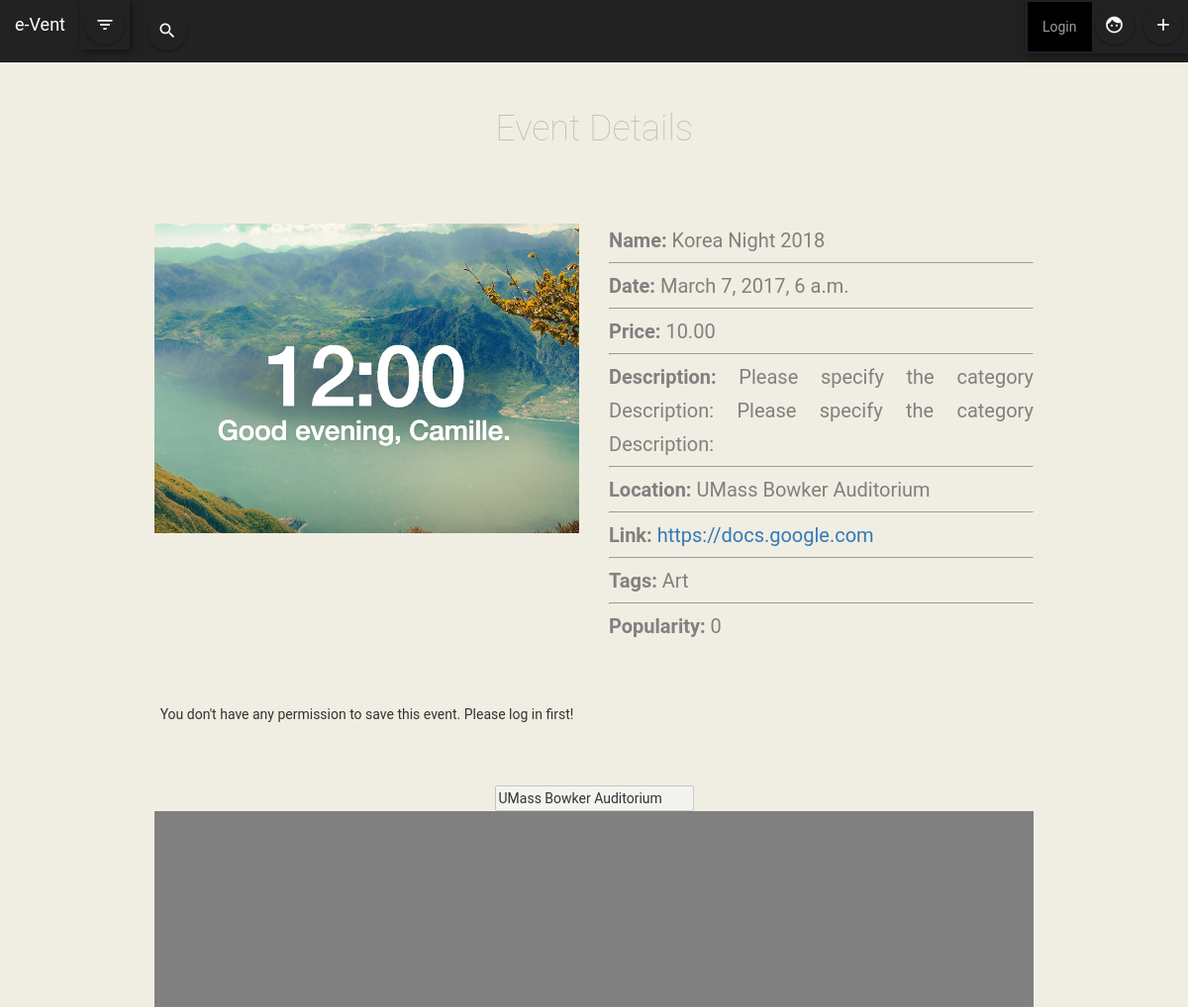
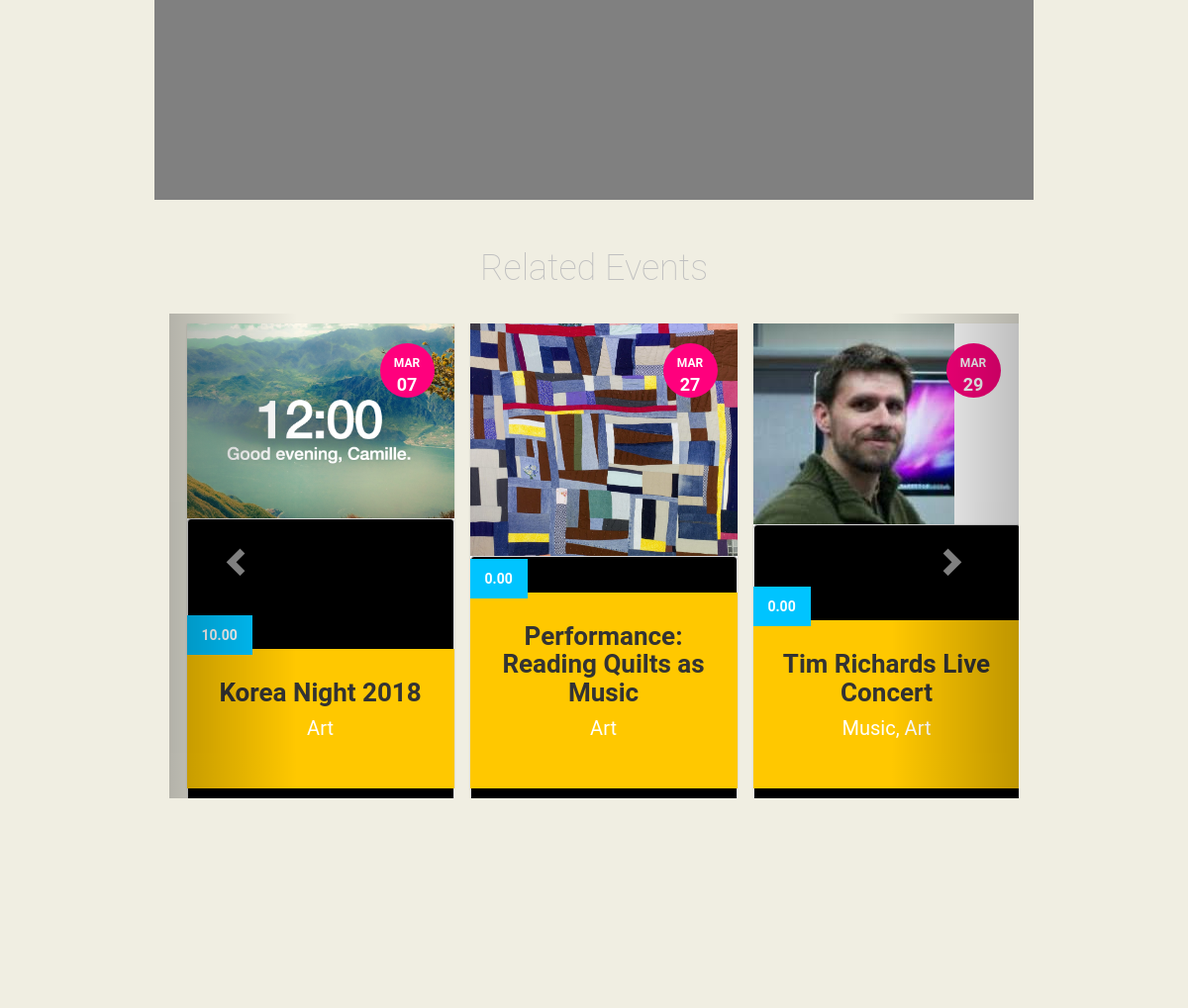
The app's page /e_Vent/event/39 with its own data (2 pictures, top to bottom).
### e_Vent/models.py (models this page shows, shortened)
class Event(models.Model):
    title = models.CharField(verbose_name='Name of Event', max_length=100, help_text="The name for the event is...")
    profile = models.ForeignKey(User,verbose_name='Organizer', on_delete=models.CASCADE, related_name='+', null=False)
    tag = models.ManyToManyField(Tag, verbose_name='Category', help_text="Please specify the category")
    href = models.URLField(verbose_name='Link to the Event',max_length=200, help_text="Link to my event is...")
    location = models.ForeignKey(Location, on_delete=models.CASCADE, null=True, help_text="This event is going to be at...")
    description = models.TextField(max_length=1000, help_text="Write something about my event...")
    start_time = models.DateTimeField(verbose_name='Start Time', auto_now=False, auto_now_add=False, help_text="Example: 2017-03-07 06:00:00");
    end_time = models.DateTimeField(verbose_name='End Time', auto_now=False, auto_now_add=False, help_text="Example: 2017-03-07 06:00:00");
    price = models.ForeignKey(Price, verbose_name='Entry Fee', on_delete=models.CASCADE, parent_link=False)
    picture = models.ImageField(verbose_name='Upload Image', upload_to='imgs/', default='imgs/None/no-img.jpg')
    saves = models.ManyToManyField(settings.AUTH_USER_MODEL, blank=True, related_name='saves')
    def get_popu(self):
        """
        Count popularity
        """
        return self.saves.count()
    def get_absolute_url(self):
        return reverse('event-details', args=[str(self.id)])
    def display_tag(self):
        return ', '.join([ tag.name for tag in self.tag.all()[:3] ])
    def display_month(self):
        return self.start_time.strftime('%b')
    def display_day(self):
        return self.start_time.strftime('%d')
    class Meta:
        ordering = ["start_time"]
    display_tag.short_description = 'Tag'
    popularity = get_popu

class Price(models.Model):
    name = MoneyField(decimal_places=2, default=0, default_currency='USD', max_digits=11,)
    def __str__(self):
        return str(self.name)

class Location(models.Model):
    name = models.CharField(max_length=500, blank=False, help_text="Enter your event location (e.g. Umass, Mount Holyoke College).")
    def __str__(self):
        return self.name

class Tag(models.Model):
    name = models.CharField(max_length=30, blank=False, help_text="Enter your event tag (e.g. cultural, sport).")

### e_Vent/views.py (the view, shortened to what this page needs)
# urls.py: path('event/<int:pk>', views.EventDetailView.as_view(), name='event-details'),
class EventDetailView(generic.DetailView):
	model = Event
	template_name = "e_Vent/eventDetails.html"
	def get_context_data(self, **kwargs):
		context = super(EventDetailView, self).get_context_data(**kwargs)
		currentTag = super(EventDetailView, self).get_object().display_tag()
		print (currentTag)
		context['event_list'] = Event.objects.filter(tag__name__icontains = currentTag)
		return context

### e_Vent/templates/e_Vent/eventDetails.html (shortened to what this page needs)
{% extends "base_generic.html" %}
{% block content %}
{% load static %}
<link rel="stylesheet" href="{% static 'css/event-details.css' %}">
<div class="container">
  <h1>Event Details</h1>
  <div class="row">
    <div class="col-lg-6 spacing">
      <img src="{{ event.picture.url }}" id="event-img">
    </div>
    <div class="col-lg-6 spacing">
      <div class="details-info">
        <span class="title"> Name: </span> <span> {{ event.title  }}</span>
        <hr class="line">
        <span class="title">Date: </span> <span> {{ event.start_time }}</span>
        <hr class="line">
        <span class="title">Price:</span> <span>{{ event.price }}</span>
        <hr class="line">
        <span class="title">Description: </span> <span>{{ event.description }}</span>
        <hr class="line">
        <span class="title">Location: </span><span id = "loc">{{ event.location }}</span>
        <hr class="line">
        <span class="title">Link: </span><a href="{{ event.href }}">{{ event.href }}</a>
        <hr class="line">
        <span class="title">Tags:</span> <span>{{ event.display_tag }}</span>
        <hr class="line">
        <span class="title">Popularity:</span> <span>{{ event.saves.count }} </a></span>
      </div>
    </div>
  </div>
   <div class="row">
     <div class="col-lg-6">
     {% if user.is_authenticated %}
      <h4 style="background-color: #3399ff; border-style: solid; border-radius: 3px; padding: 10px;"><a class="save-btn" data-href="{{ event.get_api_save_url }}" data-saves="{{ event.saves.count }}"
          href="{{ event.get_save_url }}">Save/ Unsave</a></h4>
      {% else %}
      You don't have any permission to save this event. Please log in first!
      {% endif %}
     </div>
   </div>
  <input id="pac-input" class="controls" type="text" placeholder="Search Box" value = "{{ event.location }} " autocomplete="on" disabled="true">
  <div id="map"></div>
  <h1 class="headline" id="latest">Related Events</h1>
  <div class="col-md-12">
    <div class="carousel slide multi-item-carousel" id="theCarousel">
      <div class="carousel-inner">
        {% for events in event_list %}
        {% if events.tag %}
        <div class="item{% if forloop.first %} active{% endif %}">
          <a href="{{events.get_absolute_url}}">
            <div class="col-lg-4 col-sm-6">
              <div class="post-module">
                <img src="{{ events.picture.url }}" class="img-responsive">
                <div class="thumbnail">
                  <div class="date">
                    <div class="month">{{ events.display_month }}</div>
                    <div class="day">{{ events.display_day }}</div>
                  </div>
                </div>
                <div class="post-content">
                  <div class="category">{{ events.price }}</div>
                  <h1 class="title">{{ events.title }}</h1>
                  <h2 class="sub_title">{{ events.display_tag }}</h2>
                </div>
              </div>
            </div>
          </a>
        </div>
        {%endif%}
        {%endfor%}
      </div>
      <a class="left carousel-control" href="#theCarousel" data-slide="prev"><i class="glyphicon glyphicon-chevron-left"></i></a>
      <a class="right carousel-control" href="#theCarousel" data-slide="next"><i class="glyphicon glyphicon-chevron-right"></i></a>
    </div>
  </div>
</div>
{% load static %}
{% endblock %}

### e_Vent/static/css/index.css (style rules this page uses)
html, body { width: 100%; height: 100%; margin: 0px; }
body { background: #f0eee2; font-family: 'StandardCT-ExtraBold', Helvetica, Arial, sans-serif; font-family: 'proxima-nova-soft', sans-serif; font-size: 14px; -webkit-font-smoothing: antialiased; -moz-osx-font-smoothing: grayscale; padding: 5% 10%; text-align:center; }
h1 { color: black; margin-bottom: 25px; margin-top: 50px; }
.row { margin-bottom: 7%; }
.col-lg-4 { border-style: none; }
.post-module { position: relative; margin: 10px 1%; z-index: 1; display: block; background: #FFFFFF; min-width: 270px; height: 470px; -webkit-box-shadow: 0px 1px 2px 0px rgba(0, 0, 0, 0.15); -moz-box-shadow: 0px 1px 2px 0px rgba(0, 0, 0, 0.15); box-shadow: 0px 1px 2px 0px rgba(0, 0, 0, 0.15); -webkit-transition: all 0.3s linear 0s; -moz-transition: all 0.3s linear 0s; -ms-transition: all 0.3s linear 0s; -o-transition: all 0.3s linear 0s; transition: all 0.3s linear 0s; }
.post-module .thumbnail { background: #000000; height: 400px; overflow: hidden; }
.post-module .thumbnail .date { position: absolute; top: 20px; right: 20px; z-index: 1; width: 55px; height: 55px; padding: 12.5px 0; -webkit-border-radius: 100%; -moz-border-radius: 100%; border-radius: 100%; color: #FFFFFF; font-weight: 700; text-align: center; -webkti-box-sizing: border-box; -moz-box-sizing: border-box; box-sizing: border-box; }
.post-module .thumbnail .date .day { font-size: 18px; }
.post-module .thumbnail .date .month { font-size: 12px; text-transform: uppercase; }
.post-module .post-content { position: absolute; bottom: 0; background: #ffc800; width: 100%; padding: 30px; -webkti-box-sizing: border-box; -moz-box-sizing: border-box; box-sizing: border-box; -webkit-transition: all 0.3s cubic-bezier(0.37, 0.75, 0.61, 1.05) 0s; -moz-transition: all 0.3s cubic-bezier(0.37, 0.75, 0.61, 1.05) 0s; -ms-transition: all 0.3s cubic-bezier(0.37, 0.75, 0.61, 1.05) 0s; -o-transition: all 0.3s cubic-bezier(0.37, 0.75, 0.61, 1.05) 0s; transition: all 0.3s cubic-bezier(0.37, 0.75, 0.61, 1.05) 0s; }
.post-module .post-content .category { position: absolute; top: -34px; left: 0; background: #00c4ff; padding: 10px 15px; color: #FFFFFF; font-size: 14px; font-weight: 600; text-transform: uppercase; }
.post-module .post-content .title { margin: 0; padding: 0 0 10px; color: #333333; font-size: 26px; font-weight: 700; }
.post-module .post-content .sub_title { margin: 0; padding: 0 0 20px; color: white; font-size: 20px; font-weight: 400; }
.container { max-width: 90%; margin: 5% auto; }
.container:before, .container:after { content: ''; display: block; clear: both; }
* { -webkit-transition-property: all; -webkit-transition-duration: .2s; -moz-transition-timing-function: cubic-bezier(100,50,21,6); -moz-transition-property: all; -moz-transition-timing-function: cubic-bezier(100,50,21,6); }
h1 { color:#c0c0c0; font-weight:100; }
.date { background-color: #ff007d !important; text-align: left; }
* { font-family: "Roboto", Arial, sans-serif; }

### records on screen
Event: picture (picture), title "Korea Night 2018", start_time "March 7, 2017, 6 a.m.", price "10.00", description "Please specify the category Description: Please specify the category Description:", location "UMass Bowker Auditorium", href "https://docs.google.com", display_tag "Art", saves.count "0", display_month "MAR", display_day "07"
Event: picture (picture), display_month "MAR", display_day "27", price "0.00", title "Performance: Reading Quilts as Music", display_tag "Art"
Event: picture (picture), display_month "MAR", display_day "29", price "0.00", title "Tim Richards Live Concert", display_tag "Music, Art"
